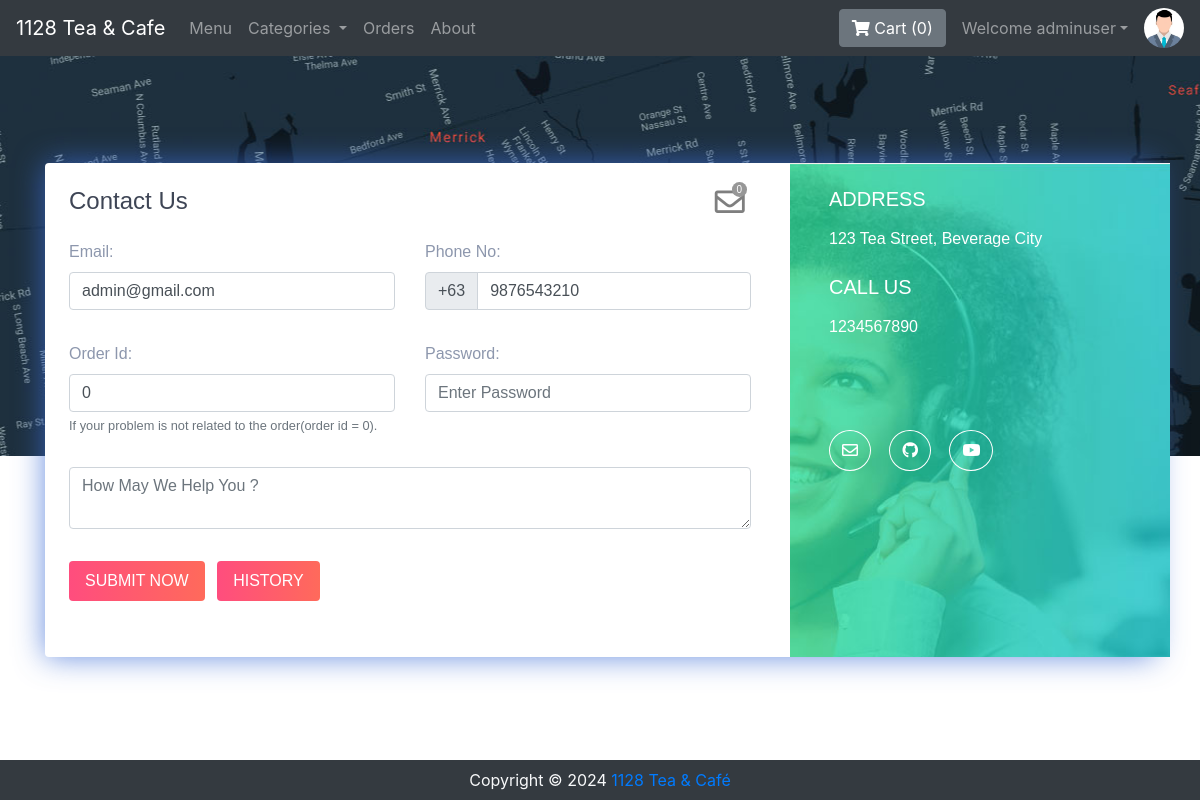
The app's page /contact.php (signed in) with its own data.
### tables this page shows
CREATE TABLE `sitedetail` (
  `tempId` int NOT NULL,
  `systemName` varchar(21) NOT NULL,
  `email` varchar(35) NOT NULL,
  `contact1` bigint NOT NULL,
  `contact2` bigint DEFAULT NULL COMMENT 'Optional',
  `address` text NOT NULL,
  `dateTime` datetime NOT NULL DEFAULT CURRENT_TIMESTAMP
);

CREATE TABLE `users` (
  `userId` int NOT NULL,
  `nickname` varchar(21) NOT NULL,
  `firstName` varchar(21) NOT NULL,
  `lastName` varchar(21) NOT NULL,
  `email` varchar(35) NOT NULL,
  `phone` bigint NOT NULL,
  `userType` enum('0','1') NOT NULL DEFAULT '0' COMMENT '0=customer, 1=admin',
  `password` varchar(255) NOT NULL,
  `joinDate` datetime NOT NULL DEFAULT CURRENT_TIMESTAMP
);

### contact.php (the view, shortened to what this page needs)
<?php include 'partials/_nav.php';
$userId = '' ?>
<?php include 'partials/_dbconnect.php'; ?>
<!doctype html>
<html lang="en">
<head>
  <link rel="stylesheet" href="https://stackpath.bootstrapcdn.com/bootstrap/4.5.0/css/bootstrap.min.css">
  <link rel="stylesheet" href="https://use.fontawesome.com/releases/v5.8.2/css/all.css">
</head>
<body>
  <div class="contact2" style="background-image:url(img/map.jpg);height: 400px;" id="contact">
    <div class="container">
      <div class="row contact-container">
        <div class="col-lg-12">
          <div class="card card-shadow border-0 mb-4">
            <div class="row">
              <div class="col-lg-8">
                <div class="contact-box p-4">
                  <div class="row">
                    <div class="col-lg-8">
                      <h4 class="title">Contact Us</h4>
                    </div>
                    <?php if ($loggedin) { ?>
                      <div class="col-lg-4">
                        <div class="icon-badge-container mx-1" style="padding-left: 167px;">
                          <a href="#" data-toggle="modal" data-target="#adminReply"><i class="far fa-envelope icon-badge-icon"></i></a>
                          <div class="icon-badge"><b><span id="totalMessage">0</span></b></div>
                        </div>
                      </div>
                    <?php } ?>
                  </div>
                  <?php
                  $userId = $_SESSION['userId'];
                  $passSql = "SELECT * FROM users WHERE userId='$userId'";
                  $passResult = mysqli_query($conn, $passSql);
                  $passRow = mysqli_fetch_assoc($passResult);
                  $email = $passRow['email'];
                  $phone = $passRow['phone'];
                  ?>
                  <form action="partials/_manageContactUs.php" method="POST">
                    <div class="row">
                      <div class="col-lg-6">
                        <div class="form-group mt-3">
                          <b><label for="email">Email:</label></b>
                          <input type="email" class="form-control" id="email" name="email" placeholder="Enter Your Email" required value="<?php echo $email ?>">
                        </div>
                      </div>
                      <div class="col-lg-6">
                        <div class="form-group mt-3">
                          <b><label for="phone">Phone No:</label></b>
                          <div class="input-group mb-3">
                            <div class="input-group-prepend">
                              <span class="input-group-text" id="basic-addon">+63</span>
                            </div>
                            <input type="tel" class="form-control" id="phone" name="phone" aria-describedby="basic-addon" placeholder="Enter Your Phone Number" required pattern="[0-9]{10}" value="<?php echo $phone ?>">
                          </div>
                        </div>
                      </div>
                      <div class="col-lg-6">
                        <div class="form-group mt-3">
                          <b><label for="orderId">Order Id:</label></b>
                          <input class="form-control" type="text" id="orderId" name="orderId" placeholder="Order Id" value="0">
                          <small id="orderIdHelp" class="form-text text-muted">If your problem is not related to the order(order id = 0).</small>
                        </div>
                      </div>
                      <div class="col-lg-6">
                        <div class="form-group mt-3">
                          <b><label for="password">Password:</label></b>
                          <input class="form-control" id="password" name="password" placeholder="Enter Password" type="password" placeholder="Enter Your Password" required data-toggle="password">
                        </div>
                      </div>
                      <div class="col-lg-12">
                        <div class="form-group  mt-3">
                          <textarea class="form-control" id="message" name="message" rows="2" required minlength="6" placeholder="How May We Help You ?"></textarea>
                        </div>
                      </div>
                      <?php if ($loggedin) { ?>
                        <div class="col-lg-12">
                          <button type="submit" class="btn btn-danger-gradiant mt-3 mb-3 text-white border-0 py-2 px-3"><span> SUBMIT NOW <i class="ti-arrow-right"></i></span></button>
                          <button type="button" class="btn btn-danger-gradiant mt-3 mb-3 text-white border-0 py-2 px-3 mx-2" data-toggle="modal" data-target="#history"><span> HISTORY <i class="ti-arrow-right"></i></span></button>
                        </div>
                      <?php } ?>
                    </div>
                  </form>
                </div>
              </div>
              <?php
              $sql = "SELECT * FROM `sitedetail`";
              $result = mysqli_query($conn, $sql);
              $row = mysqli_fetch_assoc($result);
              $address = $row['address'];
              $email = $row['email'];
              $contact1 = $row['contact1'];
              $contact2 = $row['contact2'];
              echo '<div class="col-lg-4 bg-image" style="background-image:url(img/contact.jpg)">
                          <div class="detail-box p-4">
                            <h5 class="text-white font-weight-light mb-3">ADDRESS</h5>
                            <p class="text-white op-7">' . $address . '</p>
                            <h5 class="text-white font-weight-light mb-3 mt-4">CALL US</h5>
                            <p class="text-white op-7">' . $contact1 . '
                              <br> ' . $contact2 . '</p>
                            <div class="round-social light">
                              <a href="https://mail.google.com/mail/?view=cm&fs=1&tf=1&to=' . $email . '" class="ml-0 text-decoration-none text-white border border-white rounded-circle" target="_blank"><i class="far fa-envelope"></i></a>
                              <a href="https://github.com/darshankparmar" class="text-decoration-none text-white border border-white rounded-circle" target="_blank"><i class="fab fa-github"></i></i></a>
                              <a href="https://youtube.com/" class="text-decoration-none text-white border border-white rounded-circle" target="_blank"><i class="fab fa-youtube"></i></a>
                            </div>
                          </div>
                        </div>';
              ?>
            </div>
          </div>
        </div>
      </div>
    </div>
  </div>
  <?php include 'partials/_footer.php'; ?>
</body>
</html>

### partials/_nav.php (shortened to what this page needs)
<?php
include 'partials/_sessionStart.php';
include 'partials/_dbconnect.php';
$systemName = "Default System Name";
$userId = 0;
$count = 0;
if (isset($_SESSION['loggedin']) && $_SESSION['loggedin'] == true) {
  $loggedin = true;
  $userId = $_SESSION['userId'];
} else {
  $loggedin = false;
}
if ($result = mysqli_query($conn, "SELECT * FROM `sitedetail`")) {
  if ($row = mysqli_fetch_assoc($result)) {
    $systemName = $row['systemName'];
  }
} else {
  $error = mysqli_error($conn);
}
if ($loggedin) {
  $countsql = "SELECT SUM(`itemQuantity`) AS itemCount FROM `viewcart` WHERE `userId`=?";
  if ($stmt = mysqli_prepare($conn, $countsql)) {
    mysqli_stmt_bind_param($stmt, "i", $userId);
    mysqli_stmt_execute($stmt);
    mysqli_stmt_bind_result($stmt, $count);
    $count = $count ?: 0;
  }
}
?>
<nav class="navbar navbar-expand-lg navbar-dark bg-dark">
  <a class="navbar-brand" href="index.php"><?= htmlspecialchars($systemName) ?></a>
  <div class="collapse navbar-collapse" id="navbarSupportedContent">
    <ul class="navbar-nav mr-auto">
      <li class="nav-item">
        <a class="nav-link" href="index.php">Menu</a>
      </li>
      <li class="nav-item dropdown">
        <a class="nav-link dropdown-toggle" href="#" id="navbarDropdown" role="button" data-toggle="dropdown" aria-haspopup="true" aria-expanded="false">
          Categories
        </a>
      </li>
      <li class="nav-item">
        <a class="nav-link" href="viewOrder.php">Orders</a>
      </li>
      <li class="nav-item">
        <a class="nav-link" href="about.php">About</a>
      </li>
    </ul>
    <a href="viewCart.php" class="btn btn-secondary mx-2" title="My Cart">
      <i class="fas fa-shopping-cart"></i> Cart (<span id="cartCount"><?= $count ?></span>)
    </a>
    <?php if ($loggedin) : ?>
      <ul class="navbar-nav mr-2">
        <li class="nav-item dropdown">
          <a class="nav-link dropdown-toggle" href="#" id="navbarDropdownProfile" role="button" data-toggle="dropdown">Welcome <?= htmlspecialchars($_SESSION['nickname']) ?></a>
        </li>
      </ul>
      <div class="text-center image-size-small position-relative">
        <a href="viewProfile.php"><img src="img/person-<?= $userId ?>.jpg" class="rounded-circle" onError="this.src = 'img/profilePic.jpg'" style="width:40px; height:40px"></a>
      </div>
    <?php else : ?>
      <button type="button" class="btn btn-success mx-2" data-toggle="modal" data-target="#loginModal">Login</button>
      <button type="button" the "btn btn-success mx-2" data-toggle="modal" data-target="#signupModal">SignUp</button>
    <?php endif; ?>
  </div>
</nav>

### contact.php (style rules this page uses)
.icon-badge-container { position: absolute; }
.icon-badge-icon { font-size: 30px; color: rgb(0 0 0 / 50%); position: relative; }
.icon-badge { background-color: #979797; ; font-size: 10px; color: white; text-align: center; width: 15px; height: 15px; border-radius: 49%; position: relative; top: -35px; left: 17px; }
.contact2 { font-family: "Montserrat", sans-serif; color: #8d97ad; font-weight: 300; background-position: center top; }
.contact2 h1, .contact2 h2, .contact2 h3, .contact2 h4, .contact2 h5, .contact2 h6 { color: #3e4555; }
.contact2 .bg-image { background-size: cover; position: relative; display: -webkit-box; display: -webkit-flex; display: -ms-flexbox; display: flex; }
.contact2 .card.card-shadow { -webkit-box-shadow: 0px 0px 30px rgba(115, 128, 157, 0.1); box-shadow: 0px 0px 30px rgba(61, 109, 214, 0.774); }
.contact2 .detail-box .round-social { margin-top: 100px; }
.contact2 .round-social a { background: transparent; margin: 0 7px; padding: 11px 12px; }
.contact2 .contact-container { position: relative; top: 107px; }
.contact2 .btn-danger-gradiant { background: #ff4d7e; background: -webkit-linear-gradient(legacy-direction(to right), #ff4d7e 0%, #ff6a5b 100%); background: -webkit-gradient(linear, left top, right top, from(#ff4d7e), to(#ff6a5b)); background: -webkit-linear-gradient(left, #ff4d7e 0%, #ff6a5b 100%); background: -o-linear-gradient(left, #ff4d7e 0%, #ff6a5b 100%); background: linear-gradient(to right, #ff4d7e 0%, #ff6a5b 100%); }

### records on screen
sitedetail: systemName "1128 Tea & Cafe", address "123 Tea Street, Beverage City", contact1 "1234567890"
users: email "admin@gmail.com", phone "9876543210"

### other values on screen
$count "0"
$_SESSION['nickname'] "adminuser"
